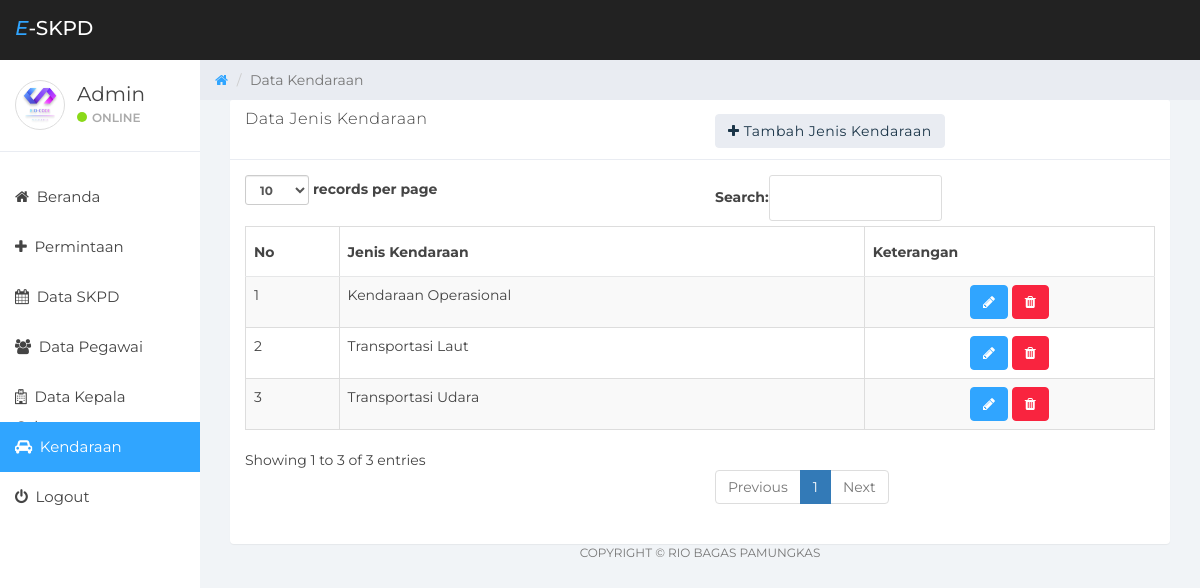
Screenshot of /admin/data_kendaraan.php (signed in) with the database file from the repository.
### tables this page shows
CREATE TABLE `pegawai` (
  `npp` varchar(20) NOT NULL,
  `password` varchar(50) NOT NULL,
  `hak_akses` enum('admin','pegawai','kepala_cabang') NOT NULL,
  `nama_pegawai` varchar(50) NOT NULL,
  `jenis_kelamin` enum('Laki-laki','Perempuan') NOT NULL,
  `pangkat` varchar(30) NOT NULL,
  `jabatan` varchar(100) NOT NULL,
  `konseptor` varchar(30) NOT NULL
);

CREATE TABLE `kendaraan` (
  `id_kendaraan` int(11) NOT NULL,
  `jenis_kendaraan` varchar(50) NOT NULL
);

### admin/data_kendaraan.php (the view, shortened to what this page needs)
<?php
$npp = ($_SESSION['id_eskpd']);
?>
<!DOCTYPE html>
<html>
<head>
	<link href="../assets/css/bootstrap.min.css" rel="stylesheet">
	<link href="../assets/css/font-awesome.min.css" rel="stylesheet">
	<link href="../assets/css/datepicker3.css" rel="stylesheet">
	<link href="../assets/css/styles.css" rel="stylesheet">
</head>
<body>
	<nav class="navbar navbar-custom navbar-fixed-top" role="navigation">
		<div class="container-fluid">
			<div class="navbar-header">
				<a class="navbar-brand" href="#"><i><span>E</span></i>-SKPD</a>
			</div>
		</div>
	</nav>
	<div id="sidebar-collapse" class="col-sm-3 col-lg-2 sidebar">
		<div class="profile-sidebar">
			<div class="profile-userpic">
				<img src="../assets/images/logo.png" class="img-thumbnail" alt="">
			</div>
			<div class="profile-usertitle">
				<?php
				include '../dbconfig.php';
        		$data = mysqli_query($connect, "SELECT * FROM pegawai WHERE npp = '$npp'");
				while($row = mysqli_fetch_array($data)){
				?>
					<div class="profile-usertitle-name"><?php echo $row['nama_pegawai']; ?></div>
				<?php } ?>
				<div class="profile-usertitle-status"><span class="indicator label-success"></span>Online</div>
			</div>
		</div>
		<ul class="nav menu">
			<li><a href="index.php"><em class="fa fa-home">&nbsp;</em> Beranda</a></li>
			<li><a href="permintaan.php"><em class="fa fa-plus">&nbsp;</em> Permintaan</a></li>
			<li><a href="data_skpd.php"><em class="fa fa-calendar">&nbsp;</em> Data SKPD</a></li>
			<li><a href="data_pegawai.php"><em class="fa fa-users">&nbsp;</em> Data Pegawai</a></li>
			<li><a href="data_kantor.php"><em class="fa fa-hospital-o">&nbsp;</em> Data Kepala Cabang</a></li>
			<li class="active"><a href="data_kendaraan.php"><em class="fa fa-automobile">&nbsp;</em> Kendaraan</a></li>
			<li><a href="../logout.php"><em class="fa fa-power-off">&nbsp;</em> Logout</a></li>
		</ul>
	</div>
	<div class="col-sm-9 col-sm-offset-3 col-lg-10 col-lg-offset-2 main">
		<div class="row">
			<ol class="breadcrumb">
				<li><a href="index.php">
					<em class="fa fa-home"></em>
				</a></li>
				<li class="active">Data Kendaraan</li>
			</ol>
		</div>
		<div class="col-md-12 col-md-offset-0">
            <div class="panel panel-default panel-table">
				<div class="panel-heading">
					<div class="row">
						<div class="col col-xs-6">
							<h3 class="panel-title">Data Jenis Kendaraan</h3>
						</div>
						<div class="col-xs-3 col-md-3 col-lg-3">
							<a href="tambah_kendaraan.php" class="btn btn-default"><em class="fa fa-plus"></em> Tambah Jenis Kendaraan</a>
						</div>
					</div>
				</div>
				<div class="panel-body">
					<table class="table table-striped table-bordered table-list">
						<thead>
							<tr>
								<th>No</th>
								<th>Jenis Kendaraan</th>
								<th>Keterangan</th>
							</tr>
						</thead>
						<tbody>
							<?php $no=1;
								include '../dbconfig.php';
								$tampil = mysqli_query($connect, "SELECT * FROM kendaraan order by id_kendaraan desc");
							foreach ($tampil as $row){
								echo "<tr>
								<td>".$no."</td>
								<td>".$row['jenis_kendaraan']."</td> " ?>
								<td align="center">
								<a href="update_kendaraan.php?id_kendaraan=<?php echo $row['id_kendaraan']; ?>" class="btn btn-primary"><em class="fa fa-pencil"></em></a>
								<a data-href="delete_kendaraan.php?id_kendaraan=<?php echo $row['id_kendaraan']; ?>" data-toggle='modal' data-target='#konfirmasi_hapus' class="btn btn-danger"><em class="fa fa-trash"></em></a>
								</td>
								</tr>
							<?php
							$no++;
							}?>
						</tbody>
					</table>
				</div>
				<div class="col-sm-12">
					<p class="back-link">Copyright &copy; Rio Bagas Pamungkas</p>
				</div>
			</div>
		</div>
	</div>
</body>
</html>

### assets/css/styles.css (style rules this page uses)
body { background: #f1f4f7; padding-top: 60px; font-size: 14px; color: #444444; font-family: "Montserrat", "Helvetica Neue", Helvetica, Arial, sans-serif; }
p { color: #777; }
a, a:hover, a:focus { color: #30a5ff; }
h1, h2, h3, h4, h5, h6 { color: #444444; }
h3, h4 { font-weight: 300; }
.navbar-custom { background: #222; height: 60px; }
.navbar-header .navbar-brand { color: #fff; font-size: 20px; text-transform: uppercase; font-weight: 500; height: 60px; padding-top: 18px; }
.navbar-header .navbar-brand span { color: #30a5ff; }
.btn-default, .btn-default:hover, .btn-default:focus, .btn-default:active, .btn-default.active, .open > .dropdown-toggle.btn-default, .btn-default.disabled, .btn-default[disabled], fieldset[disabled] .btn-default, .btn-default.disabled:hover, .btn-default[disabled]:hover, fieldset[disabled] .btn-default:hover, .btn-default.disabled:focus, .btn-default[disabled]:focus, fieldset[disabled] .btn-default:focus, .btn-default.disabled:active, .btn-default[disabled]:active, fieldset[disabled] .btn-default:active, .btn-default.disabled.active, .btn-default[disabled].active, fieldset[disabled] .btn-default.active { background-color: #e9ecf2; border-color: #e9ecf2; color: #1b3548; }
.btn-primary, .btn-primary:hover, .btn-primary:focus, .btn-primary:active, .btn-primary.active, .open > .dropdown-toggle.btn-primary, .btn-primary.disabled, .btn-primary[disabled], fieldset[disabled] .btn-primary, .btn-primary.disabled:hover, .btn-primary[disabled]:hover, fieldset[disabled] .btn-primary:hover, .btn-primary.disabled:focus, .btn-primary[disabled]:focus, fieldset[disabled] .btn-primary:focus, .btn-primary.disabled:active, .btn-primary[disabled]:active, fieldset[disabled] .btn-primary:active, .btn-primary.disabled.active, .btn-primary[disabled].active, fieldset[disabled] .btn-primary.active { background-color: #30a5ff; border-color: #30a5ff; }
.btn-danger, .btn-danger:hover, .btn-danger:focus, .btn-danger:active, .btn-danger.active, .open > .dropdown-toggle.btn-danger, .btn-danger.disabled, .btn-danger[disabled], fieldset[disabled] .btn-danger, .btn-danger.disabled:hover, .btn-danger[disabled]:hover, fieldset[disabled] .btn-danger:hover, .btn-danger.disabled:focus, .btn-danger[disabled]:focus, fieldset[disabled] .btn-danger:focus, .btn-danger.disabled:active, .btn-danger[disabled]:active, fieldset[disabled] .btn-danger:active, .btn-danger.disabled.active, .btn-danger[disabled].active, fieldset[disabled] .btn-danger.active { background-color: #f9243f; border-color: #f9243f; }
.label-success { background-color: #8ad919; }
.panel { border: 0; }
.panel-heading { font-size: 20px; font-weight: 300; letter-spacing: 0.025em; height: 60px; line-height: 38px; }
.panel-default .panel-heading { background: #fff; border-bottom: 1px solid #e9ecf2; color: #444444; }
.navbar { border: 0; }
.sidebar { display: block; padding: 0; display: none; box-shadow: none; background: #fff; }
.sidebar ul { margin: 20px 0px; }
@media (min-width: 768px) { .sidebar { display: block; position: fixed; top: 60px; bottom: 0; left: 0; z-index: 1000; display: block; margin: 0; padding: 0; overflow-x: hidden; overflow-y: auto; } }
@media (min-width: 768px) { .navbar-header { width: 100%; } }
.sidebar ul.nav .active a, .sidebar ul.nav li.parent a.active, .sidebar ul.nav .active > a:hover, .sidebar ul.nav li.parent a.active:hover, .sidebar ul.nav .active > a:focus, .sidebar ul.nav li.parent a.active:focus { color: #fff; background-color: #30a5ff; }
.sidebar ul.nav li a { height: 50px; font-size: 15px; line-height: 2em; color: #444444; }
.profile-sidebar { padding: 10px 0; border-bottom: 1px solid #e9ecf2; }
.indicator { width: 10px; height: 10px; display: inline-block; border-radius: 9999px; margin-right: 5px; }
.profile-userpic img { float: left; margin: 10px 0px 0px 15px; width: 50px; height: 50px; border-radius: 9999px !important; }
.profile-usertitle { float: left; text-align: left; margin: 10px 0 0 12px; }
.profile-usertitle-name { font-size: 20px; margin-bottom: 0px; }
.profile-usertitle-status { text-transform: uppercase; color: #AAA; font-size: 12px; font-weight: 600; margin-bottom: 15px; }
.breadcrumb { border-radius: 0; padding: 10px 15px 10px 15px; background: #e9ecf2; margin: 0; }
.table { background: #fff; }
.table > thead > tr > th { border-bottom: 1px solid #e6e7e8; vertical-align: middle; height: 50px; }
p.back-link { text-align: center; margin-bottom: 20px; font-size: 12px; text-transform: uppercase; }

### rows the page displays
pegawai: nama_pegawai "Admin"
kendaraan: jenis_kendaraan "Kendaraan Operasional"
kendaraan: jenis_kendaraan "Transportasi Laut"
kendaraan: jenis_kendaraan "Transportasi Udara"
